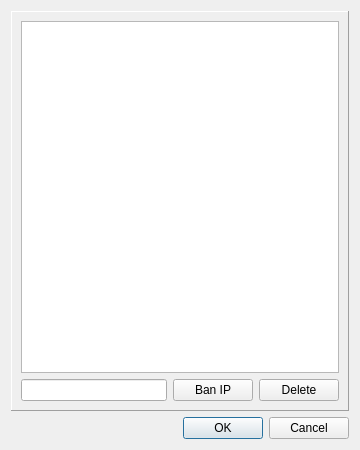
<?xml version="1.0" encoding="UTF-8"?>
<ui version="4.0">
    <class>BanListOptionsDialog</class>
    <widget class="QDialog" name="BanListOptionsDialog">
        <property name="geometry">
            <rect>
                <x>0</x>
                <y>0</y>
                <width>360</width>
                <height>450</height>
            </rect>
        </property>
        <property name="windowTitle">
            <string>List of banned IP addresses</string>
        </property>
        <layout class="QVBoxLayout" name="verticalLayout">
            <item>
                <widget class="QFrame" name="bannedIPBox">
                    <property name="enabled">
                        <bool>true</bool>
                    </property>
                    <property name="sizePolicy">
                        <sizepolicy hsizetype="Expanding" vsizetype="Expanding">
                            <horstretch>0</horstretch>
                            <verstretch>0</verstretch>
                        </sizepolicy>
                    </property>
                    <property name="autoFillBackground">
                        <bool>true</bool>
                    </property>
                    <property name="frameShape">
                        <enum>QFrame::Panel</enum>
                    </property>
                    <property name="frameShadow">
                        <enum>QFrame::Raised</enum>
                    </property>
                    <property name="lineWidth">
                        <number>1</number>
                    </property>
                    <property name="midLineWidth">
                        <number>0</number>
                    </property>
                    <layout class="QVBoxLayout" name="verticalLayout_21">
                        <item>
                            <widget class="QTreeView" name="bannedIPList">
                                <property name="sizePolicy">
                                    <sizepolicy hsizetype="Expanding" vsizetype="Expanding">
                                        <horstretch>0</horstretch>
                                        <verstretch>0</verstretch>
                                    </sizepolicy>
                                </property>
                                <property name="selectionMode">
                                    <enum>QAbstractItemView::ExtendedSelection</enum>
                                </property>
                                <property name="rootIsDecorated">
                                    <bool>false</bool>
                                </property>
                                <property name="uniformRowHeights">
                                    <bool>true</bool>
                                </property>
                                <property name="itemsExpandable">
                                    <bool>false</bool>
                                </property>
                                <property name="sortingEnabled">
                                    <bool>true</bool>
                                </property>
                                <attribute name="headerVisible">
                                    <bool>false</bool>
                                </attribute>
                            </widget>
                        </item>
                        <item>
                            <layout class="QHBoxLayout" name="horizontalLayout_18">
                                <item>
                                    <widget class="QLineEdit" name="txtIP"/>
                                </item>
                                <item>
                                    <widget class="QPushButton" name="buttonBanIP">
                                        <property name="text">
                                            <string>Ban IP</string>
                                        </property>
                                    </widget>
                                </item>
                                <item>
                                    <widget class="QPushButton" name="buttonDeleteIP">
                                        <property name="text">
                                            <string>Delete</string>
                                        </property>
                                    </widget>
                                </item>
                            </layout>
                        </item>
                    </layout>
                </widget>
            </item>
            <item>
                <widget class="QDialogButtonBox" name="buttonBox">
                    <property name="standardButtons">
                        <set>QDialogButtonBox::Cancel|QDialogButtonBox::Ok</set>
                    </property>
                </widget>
            </item>
        </layout>
    </widget>
    <tabstops>
        <tabstop>bannedIPList</tabstop>
        <tabstop>txtIP</tabstop>
        <tabstop>buttonBanIP</tabstop>
        <tabstop>buttonDeleteIP</tabstop>
    </tabstops>
    <resources/>
    <connections/>
</ui>
